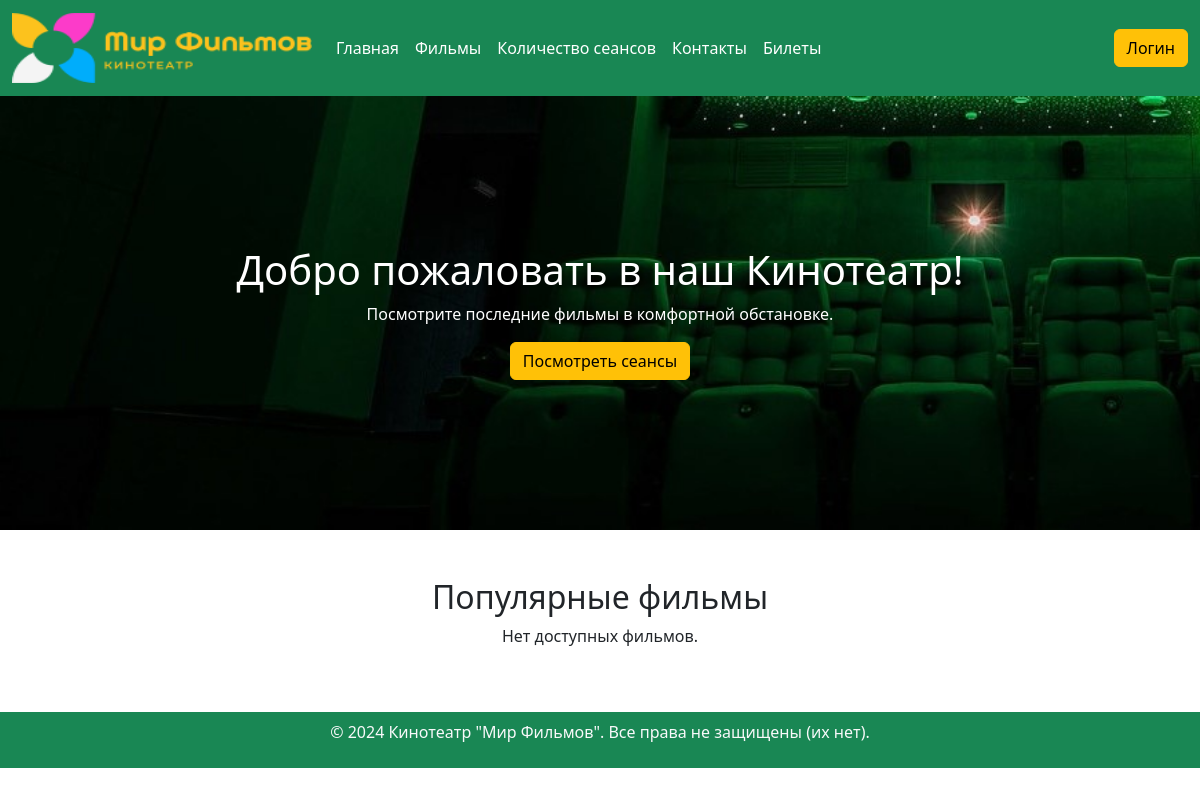
The app's page /, older data.
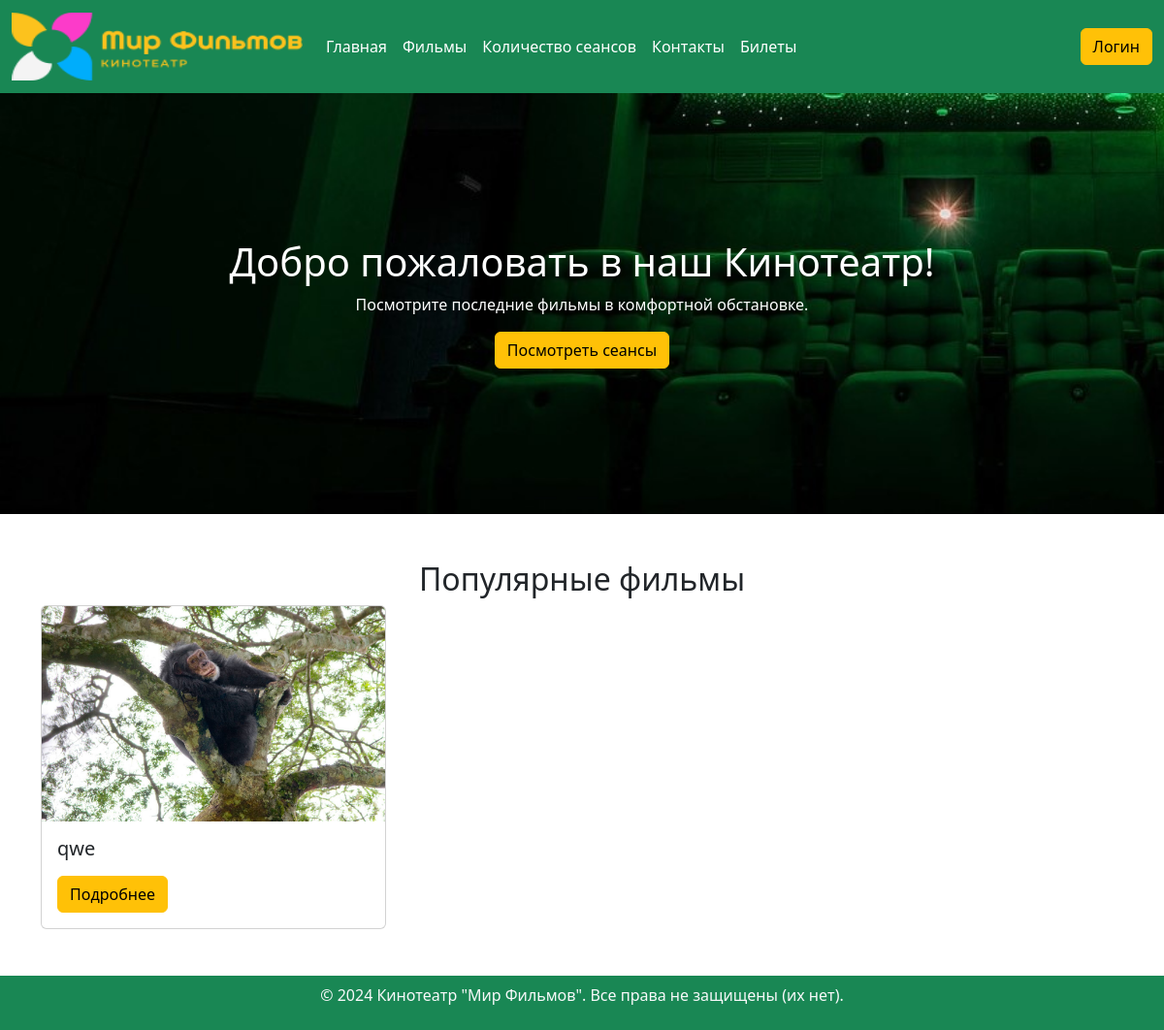
The same page, newer data.
### kino/models.py (models this page shows, shortened)
class Products(models.Model):
    image = models.ImageField()
    name = models.CharField(max_length=100)
    description = models.TextField()
    types = [
        ('Пол.метр.','Полнометражный' ),
        ('Кор.метр.','Короткометражный'),
    ]
    type = models.CharField(max_length=50,choices=types)
    studios = models.CharField(max_length=255)
    statuses = [
        ('Зак.','Законнченный'),
        ('В раз','В разработке')
    ]
    status = models.CharField(max_length=100,choices=statuses)
    duration = models.FloatField()
    qualities = [
        ('HD','HD'),
        ('FHD','FHD'),
        ('LOW','LOW',),
        ('2k','2K')
    ]
    quality = models.CharField(max_length=100,choices=qualities)
    views = models.IntegerField(default=0)
    created_at = models.DateTimeField(auto_now_add=True)
    highlighted = models.TextField()
    class Meta:
        verbose_name = 'Произведения'
        verbose_name_plural = 'Произведения'

### kino/views.py (the view)
# urls.py: path('', views.index, name='index'),
def index(request):
    films = Products.objects.all()[:3]
    return render(request, 'index.html', {'films': films})

### kino/templates/index.html (shortened to what this page needs)
{% extends "base.html" %}
{% load static %}
{% block content %}
    <div class="banner">
        <h1>Добро пожаловать в наш Кинотеатр!</h1>
        <p>Посмотрите последние фильмы в комфортной обстановке.</p>
        <a href="{% url 'session_schedule' %}" class="btn btn-warning">Посмотреть сеансы</a>
    </div>
    <div class="container mt-5 mb-5">
        <h2 class="text-center">Популярные фильмы</h2>
        <div class="row">
            {% for film in films %}
            <div class="col-md-4">
                <div class="card">
                    <img src="{{ film.image.url }}" class="card-img-top" alt="{{ film.name  }}">
                    <div class="card-body">
                        <h5 class="card-title">{{ film.name  }}</h5>
                        <a href="{% url 'film_detail' film.id %}" class="btn btn-warning">Подробнее</a>
                    </div>
                </div>
            </div>
            {% empty %}
            <p class="text-center">Нет доступных фильмов.</p>
            {% endfor %}
        </div>
    </div>
{% endblock %}

Row changes from the older to the newer data that the page shows:
added Products: image (picture), name "qwe"
Text that changed along with them:
text no longer shown: "Нет доступных фильмов."
